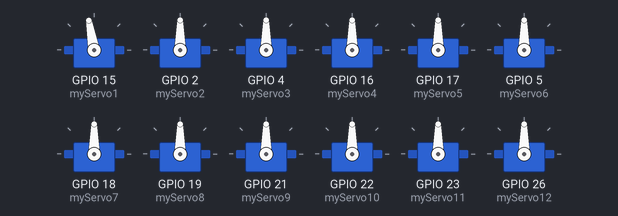
A sketch run on a simulated ESP32. Shown: 12 × servo.

Above: at 0.0 s.
At 1.25 s:
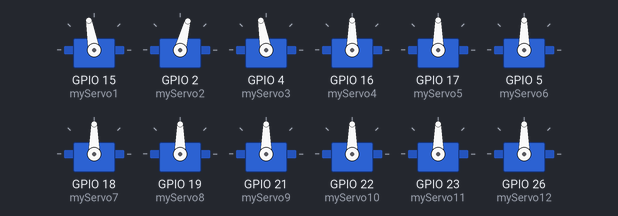
At 1.75 s:
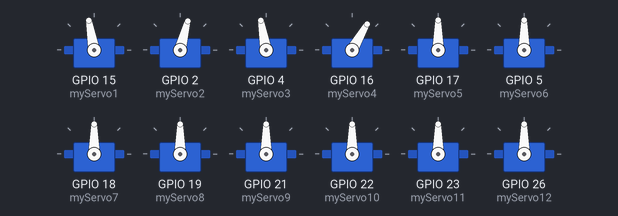
At 2.75 s:
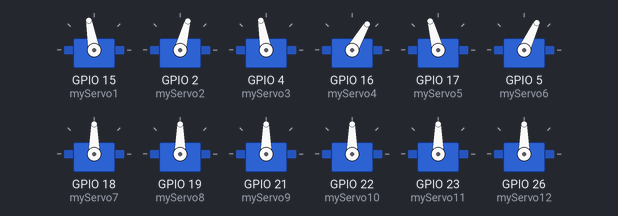
At 4.25 s:
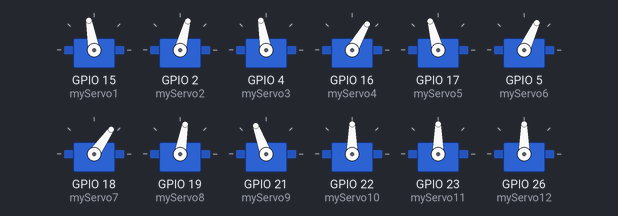
At 5.5 s:
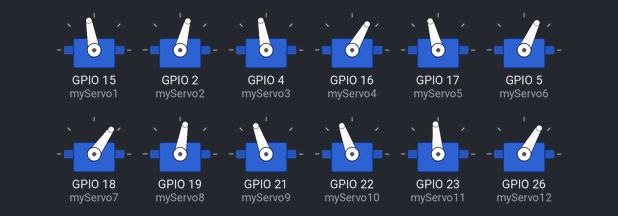
Timing chart, 0 to 7.0 s (numbered marks = the images above):
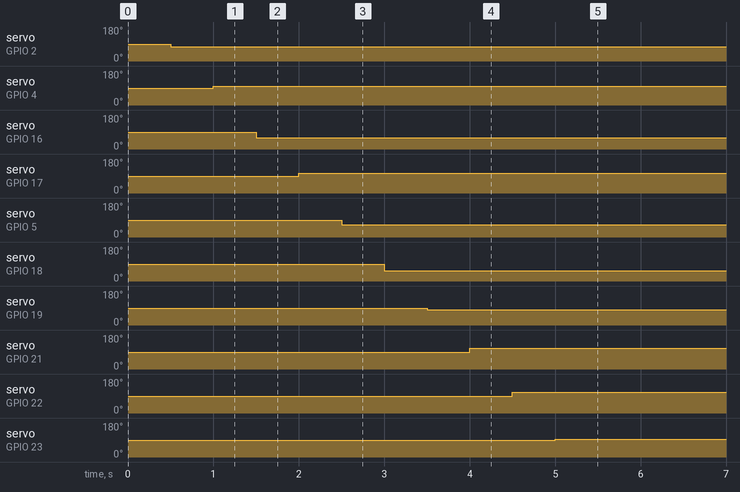

The sketch:

ESP32Quadruped.ino
```cpp
#include <ESP32Servo.h>

Servo myServo1;
Servo myServo2;
Servo myServo3;
Servo myServo4;
Servo myServo5;
Servo myServo6;
Servo myServo7;
Servo myServo8;
Servo myServo9;
Servo myServo10;
Servo myServo11;
Servo myServo12;


void setup() {
  myServo1.attach(15);
  myServo2.attach(2);
  myServo3.attach(4);
  myServo4.attach(16);
  myServo5.attach(17);
  myServo6.attach(5);
  myServo7.attach(18);
  myServo8.attach(19);
  myServo9.attach(21);
  myServo10.attach(22);
  myServo11.attach(23);
  myServo12.attach(26);
}

void loop() {
//A
  myServo1.write(100);
  delay(500);
  myServo2.write(75);
  delay(500);
  myServo3.write(100);
  delay(500);
//B
  myServo4.write(60);
  delay(500);
  myServo5.write(105);
  delay(500);
  myServo6.write(65);
  delay(500);
//C
  myServo7.write(55);
  delay(500);
  myServo8.write(80);
  delay(500);
  myServo9.write(110);
  delay(500);
//D
  myServo10.write(110);
  delay(500);
  myServo11.write(95);
  delay(500);
  myServo12.write(60);
  delay(500);

}
```

Measured:
- by itself, servo on GPIO 2 (myServo2): 90° → 75° at 0.50 s
- by itself, servo on GPIO 4 (myServo3): 90° → 100° at 1.0 s
- by itself, servo on GPIO 16 (myServo4): 90° → 60° at 1.5 s
- by itself, servo on GPIO 17 (myServo5): 90° → 105° at 2.0 s
- by itself, servo on GPIO 5 (myServo6): 90° → 65° at 2.5 s
- by itself, servo on GPIO 18 (myServo7): 90° → 55° at 3.0 s
- by itself, servo on GPIO 19 (myServo8): 90° → 80° at 3.5 s
- by itself, servo on GPIO 21 (myServo9): 90° → 110° at 4.0 s
